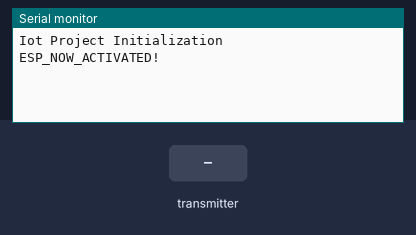
This sketch was run on a simulated ESP8266 (NodeMCU). On the bench: the last lines printed to the serial monitor. The test bench sets the inputs (shaded band). WiFi joins after 1.5 s; servers stay silent unless stated; no MQTT or app messages arrive unless stated. At 5.4 s the program restarts the board; the recording ends there.

Above: at 1.2 s.
1.3 s: the transmitter starts sending a = BOARD2
At 1.61 s:
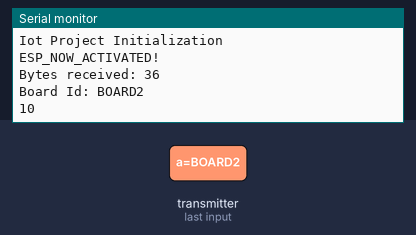
2.8 s: the transmitter starts sending a = BOARD3
At 4.63 s:
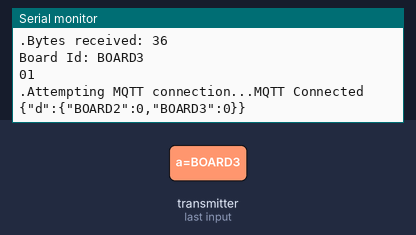
Timing chart, 0 to 5.4 s (numbered marks = the images above; inputs shaded):
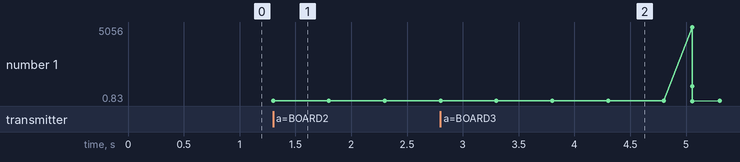

Measured:
- after the input at 1.3 s, the serial monitor: prints a new line at once (image 1)
- after the input at 2.8 s, the serial monitor: prints a new line at once (image 2)
- plotted number 1: 10 → 1 after the input at 2.8 s

The sketch:

esp_recievercode.ino
```cpp
#include <ESP8266WiFi.h>
#include <espnow.h>
#include <Adafruit_NeoPixel.h>
#include <ArduinoJson.h>
#include <PubSubClient.h>
#define MQTT_HOST "broker.hivemq.com"
#define MQTT_PORT 1883
#define MQTT_DEVICEID "d:hwu:esp8266:myesp"
#define MQTT_USER "" // no need for authentication, for now
#define MQTT_TOKEN "" // no need for authentication, for now
#define MQTT_TOPIC "espnode/evt/button/fmt/json"
#define MQTT_TOPIC_DISPLAY "espnode/cmd/display/fmt/json"
#define NEOPIXEL_TYPE NEO_RGB + NEO_KHZ800
#define RGB_PIN 5
// Structure example to receive data
// Must match the sender structure
// Add WiFi connection information
char ssid[] = "POCO F4";     //  your network SSID (name)
char pass[] = "setuppoco@123"; // your network password
Adafruit_NeoPixel pixel = Adafruit_NeoPixel(1, RGB_PIN, NEOPIXEL_TYPE);
// MQTT objects
void callback(char* topic, byte* payload, unsigned int length);
WiFiClient wifiClient;
PubSubClient mqtt(MQTT_HOST, MQTT_PORT, callback, wifiClient);

typedef struct  {
    char a[32];
    int b;

} struct_message;

// Create a struct_message called myData
struct_message myData;

// Create a structure to hold the readings from each board
struct_message board1;
struct_message board2;
int id =0;
int delayamt=1;
int mytime = millis();
char str[100];
// Create an array with all the structures
struct_message boardsStruct[2] = {board1, board2};
volatile boolean haveReading1 = false;
volatile boolean haveReading2 = false;
int heartBeat;
// Callback function that will be executed when data is received
void OnDataRecv(uint8_t * mac, uint8_t *incomingData, uint8_t len) {
  memcpy(&myData, incomingData, sizeof(myData));
  if(strcmp(myData.a,"BOARD2")==0){id=0;haveReading1 = true;}
  if(strcmp(myData.a,"BOARD3")==0){id=1;haveReading2 = true;}
  boardsStruct[id].b = myData.b;
  Serial.print("Bytes received: ");
  Serial.println(len);
  Serial.print("Board Id: ");
  Serial.println(myData.a);
  Serial.print(haveReading1);
  Serial.println(haveReading2);


}

// variables to hold data
StaticJsonDocument<100> jsonDoc;
JsonObject payload = jsonDoc.to<JsonObject>();
JsonObject status = payload.createNestedObject("d");
static char msg[100];

void callback(char* topic, byte* payload, unsigned int length) {
  // handle message arrived
  memcpy(&str, payload, sizeof(delayamt));
  Serial.print("Message arrived [");
  Serial.print(topic);
  Serial.print("] : ");

  payload[length] = 0; // ensure valid content is zero terminated so can treat as c-string
  Serial.println((char *)payload);


  sscanf(str, "%d", &delayamt);
}

void setup() {
  // Initialize Serial Monitor
  Serial.begin(115200);
  Serial.setTimeout(2000);
  while (!Serial) { }
  Serial.println();
  Serial.println("Iot Project Initialization");
  WiFi.mode(WIFI_STA);

  // Init ESP-NOW
  if (esp_now_init() != 0) {
    Serial.println("Error initializing ESP-NOW");
    ESP.restart();
    return;
  }
  Serial.println("ESP_NOW_ACTIVATED!");
  pixel.setPixelColor(0, 255, 0, 0);
  pixel.show();
  // Once ESPNow is successfully Init, we will register for recv CB to
  // get recv packer info
  esp_now_set_self_role(ESP_NOW_ROLE_SLAVE);
  esp_now_register_recv_cb(OnDataRecv);
}

void loop() {

  if (haveReading1 && haveReading2){
    esp_now_deinit();
    haveReading1=false;
    haveReading2=false;
    // Set device as a Wi-Fi Station
    WiFi.mode(WIFI_STA);
    WiFi.begin(ssid, pass);
    while (WiFi.status() != WL_CONNECTED) {
      delay(500);
      Serial.print(".");
  }
  while (!mqtt.connected()) {
  Serial.print("Attempting MQTT connection...");
  // Attempt to connect
    pixel.setPixelColor(0, 0, 255, 0); // 255,0
  pixel.show();
  if (mqtt.connect(MQTT_DEVICEID, MQTT_USER, MQTT_TOKEN)) {
    Serial.println("MQTT Connected");
    mqtt.subscribe(MQTT_TOPIC_DISPLAY);
    mqtt.loop();
  } else {
    Serial.println("MQTT Failed to connect!");
    delay(5000);
    ESP.reset();
  }
  }

  status["BOARD2"] = boardsStruct[0].b;
  status["BOARD3"] = boardsStruct[1].b;
  serializeJson(jsonDoc, msg,100);
  Serial.println(msg);
  if (!mqtt.publish(MQTT_TOPIC, msg)) {
      Serial.println("MQTT Publish failed");
  }
  pixel.setPixelColor(0, 0, 0, 255); // 255,0
  pixel.show();
    // Pause - but keep polling MQTT for incoming messages
  for (int i = 0; i < 7; i++) {
    mqtt.loop();
    delay(100);
  }

  mqtt.disconnect();
  Serial.println("Active time is(ms) : ");
  float mytime = millis();
  Serial.println(mytime);
  float sleepdelay = (delayamt*1000);
  Serial.println("sleep time is(ms) : ");
  Serial.println(sleepdelay);
  Serial.println("Total Duty Cycle :");    //Find the total Duty Cycle of the Esp Reciever module
  double DC;
  DC= (mytime/(mytime+sleepdelay));
  Serial.println(DC);
  delay((delayamt*1000)-700);
  ESP.restart();
  }


}
```
